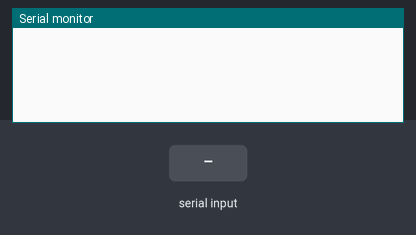
This sketch was run on a simulated ESP32. On the bench: the last lines printed to the serial monitor. Wiring (inferred from the names in the program): INA219 current sensor at I2C address 0x44; INA219 current sensor at I2C address 0x45. The test bench sets the inputs (shaded band).

Above: at 1.2 s.
1.3 s: "?\n" received over Serial
At 1.9 s:
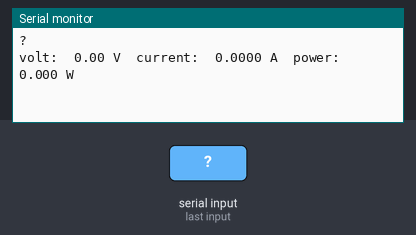
2.8 s: "1\n" received over Serial
At 4.2 s:
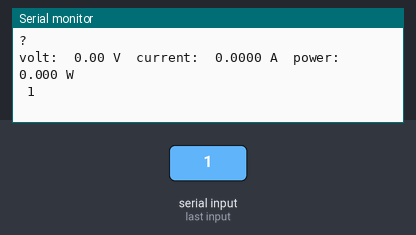

The sketch:

main.ino
```cpp
#include "XMU_ina226.h"
#define SDA 27
#define SCL 26
#define ina_addr_1 0x44
#define ina_addr_2 0x45
String req = "";


PowerManager PM1(ina_addr_1);
PowerManager PM2(ina_addr_2);

void setup()
{
    Serial.begin(115200);
    Serial.setTimeout(5);
    PM1.setWire(SDA, SCL);
    PM2.setWire(SDA, SCL);
}

void loop()
{
    if (Serial.available()) {
        req = Serial.readStringUntil('\n');
        Serial.println(req);
    }

    if (req != ""){
        req_deal(req);
    }
    req = "";

}

// 查询指定电机的功率
void req_deal(String req)
{
    float volt=0, current=0, power=0;
    if (req.substring(0, 1) == "?")
    {
        if (req.substring(1, 2) == "1")
        {
            volt = PM1.getVoltage();
            current = PM1.getCurrent();
            power = PM1.getPower();
        }
        else if (req.substring(1, 2) == "2")
        {
            volt = PM2.getVoltage();
            current = PM2.getCurrent();
            power = PM2.getPower();
        }
        Serial.printf("volt:  %.2f V  current:  %.4f A  power:  %.3f W\n ", volt, current, power);
    }
}
```

XMU_ina226.h
```cpp
#ifndef XMU_ina226_H //预编译指令，防止重复定义类
#define XMU_ina226_H
#include "Wire.h"

const uint16_t INA226_CONFIGURATION = 0x4427; // Device configuration - 0x4427 corresponds to:
const uint8_t INA226_CONFIG_REG = 0;          // Register locations
const uint8_t INA226_SHUNT_VOLTAGE_REG = 1;
const uint8_t INA226_VOLTAGE_REG = 2;
const uint8_t INA226_POWER_REG = 3;
const uint8_t INA226_CURRENT_REG = 4;
const uint8_t INA226_CALIBRATION_REG = 5;

class PowerManager
{
public:
    PowerManager(uint8_t addr);
    void init(uint8_t addr);
    void setWire(int sda, int scl);
    void writeRegister(uint8_t reg, uint16_t value);
    void setInaConfig(float maxAmps, float resistorVal);
    uint16_t readRegister(uint8_t reg);
    float getVoltage();
    float getCurrent();
    float getPower();

private:
    int addr;
    float power_lsb = 0.0025;
    float voltage_lsb = 0.00125;
    float current_lsb = 0.0001;
    float shunt_mohm = 2;
    float max_amps = 3.6;
};

PowerManager ::PowerManager(uint8_t addr)
{
    this->addr = addr;
    // this->setInaConfig(max_amps, shunt_mohm);
}

//实例化一个INA226芯片，传入INA226芯片地址。
void PowerManager ::init(uint8_t addr)
{
    this->addr = addr;
}

// 设置i2c管脚号
void PowerManager ::setWire(int sda, int scl)
{
    Wire.begin(sda, scl);
    this->setInaConfig(max_amps, shunt_mohm);
}

// 初始化INA226芯片
void PowerManager ::setInaConfig(float maxAmps, float resistorVal)
{
    writeRegister(INA226_CONFIG_REG, INA226_CONFIGURATION);
    uint16_t calibration = 0.00512 / (current_lsb * resistorVal / 1000);
    writeRegister(INA226_CALIBRATION_REG, calibration);
}

// 将一个值通过i2c总线传输到指定的寄存器中
void PowerManager ::writeRegister(uint8_t reg, uint16_t value)
{
    Wire.beginTransmission(addr);
    Wire.write(reg);
    Wire.write((value >> 8) & 0xFF);
    Wire.write(value & 0xFF);
    Wire.endTransmission();
}

// 读出指定寄存器的值
uint16_t PowerManager ::readRegister(uint8_t reg)
{
    uint16_t res = 0x0000;
    Wire.beginTransmission(addr);
    Wire.write(reg);
    if (Wire.endTransmission() == 0)
    {
        if (Wire.requestFrom(addr, 2) >= 2)
        {
            res = Wire.read() * 256;
            res += Wire.read();
        }
    }
    return res;
}

// 读出电压值
float PowerManager ::getVoltage()
{
    return readRegister(INA226_VOLTAGE_REG) * voltage_lsb * 0.9461;
}

// 读出电流值
float PowerManager ::getCurrent()
{
    return readRegister(INA226_CURRENT_REG) * current_lsb * 1.2051;
}

// 读出功率值
float PowerManager ::getPower()
{
    return readRegister(INA226_POWER_REG) * power_lsb * 1.1378;
}

#endif
```

Measured:
- after the input at 1.3 s, the serial monitor: prints a new line at once (image 1)
- after the input at 2.8 s, the serial monitor: prints a new line at once (image 2)
